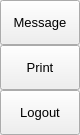
                 <widget class="QFrame" name="extraRightBox">
                  <property name="minimumSize">
                   <size>
                    <width>0</width>
                    <height>0</height>
                   </size>
                  </property>
                  <property name="maximumSize">
                   <size>
                    <width>0</width>
                    <height>16777215</height>
                   </size>
                  </property>
                  <property name="frameShape">
                   <enum>QFrame::Shape::NoFrame</enum>
                  </property>
                  <property name="frameShadow">
                   <enum>QFrame::Shadow::Raised</enum>
                  </property>
                  <layout class="QVBoxLayout" name="verticalLayout_7">
                   <property name="spacing">
                    <number>0</number>
                   </property>
                   <property name="leftMargin">
                    <number>0</number>
                   </property>
                   <property name="topMargin">
                    <number>0</number>
                   </property>
                   <property name="rightMargin">
                    <number>0</number>
                   </property>
                   <property name="bottomMargin">
                    <number>0</number>
                   </property>
                   <item>
                    <widget class="QFrame" name="themeSettingsTopDetail">
                     <property name="maximumSize">
                      <size>
                       <width>16777215</width>
                       <height>3</height>
                      </size>
                     </property>
                     <property name="frameShape">
                      <enum>QFrame::Shape::NoFrame</enum>
                     </property>
                     <property name="frameShadow">
                      <enum>QFrame::Shadow::Raised</enum>
                     </property>
                    </widget>
                   </item>
                   <item>
                    <widget class="QFrame" name="contentSettings">
                     <property name="frameShape">
                      <enum>QFrame::Shape::NoFrame</enum>
                     </property>
                     <property name="frameShadow">
                      <enum>QFrame::Shadow::Raised</enum>
                     </property>
                     <layout class="QVBoxLayout" name="verticalLayout_13">
                      <property name="spacing">
                       <number>0</number>
                      </property>
                      <property name="leftMargin">
                       <number>0</number>
                      </property>
                      <property name="topMargin">
                       <number>0</number>
                      </property>
                      <property name="rightMargin">
                       <number>0</number>
                      </property>
                      <property name="bottomMargin">
                       <number>0</number>
                      </property>
                      <item alignment="Qt::AlignmentFlag::AlignTop">
                       <widget class="QFrame" name="topMenus">
                        <property name="frameShape">
                         <enum>QFrame::Shape::NoFrame</enum>
                        </property>
                        <property name="frameShadow">
                         <enum>QFrame::Shadow::Raised</enum>
                        </property>
                        <layout class="QVBoxLayout" name="verticalLayout_14">
                         <property name="spacing">
                          <number>0</number>
                         </property>
                         <property name="leftMargin">
                          <number>0</number>
                         </property>
                         <property name="topMargin">
                          <number>0</number>
                         </property>
                         <property name="rightMargin">
                          <number>0</number>
                         </property>
                         <property name="bottomMargin">
                          <number>0</number>
                         </property>
                         <item>
                          <widget class="QPushButton" name="btn_message">
                           <property name="sizePolicy">
                            <sizepolicy hsizetype="Expanding" vsizetype="Fixed">
                             <horstretch>0</horstretch>
                             <verstretch>0</verstretch>
                            </sizepolicy>
                           </property>
                           <property name="minimumSize">
                            <size>
                             <width>0</width>
                             <height>45</height>
                            </size>
                           </property>
                           <property name="font">
                            <font>
                             <family>Segoe UI</family>
                             <pointsize>10</pointsize>
                             <italic>false</italic>
                             <bold>false</bold>
                            </font>
                           </property>
                           <property name="cursor">
                            <cursorShape>PointingHandCursor</cursorShape>
                           </property>
                           <property name="layoutDirection">
                            <enum>Qt::LayoutDirection::LeftToRight</enum>
                           </property>
                           <property name="styleSheet">
                            <string notr="true">background-image: url(:/icons/images/icons/cil-envelope-open.png);</string>
                           </property>
                           <property name="text">
                            <string>Message</string>
                           </property>
                          </widget>
                         </item>
                         <item>
                          <widget class="QPushButton" name="btn_print">
                           <property name="sizePolicy">
                            <sizepolicy hsizetype="Expanding" vsizetype="Fixed">
                             <horstretch>0</horstretch>
                             <verstretch>0</verstretch>
                            </sizepolicy>
                           </property>
                           <property name="minimumSize">
                            <size>
                             <width>0</width>
                             <height>45</height>
                            </size>
                           </property>
                           <property name="font">
                            <font>
                             <family>Segoe UI</family>
                             <pointsize>10</pointsize>
                             <italic>false</italic>
                             <bold>false</bold>
                            </font>
                           </property>
                           <property name="cursor">
                            <cursorShape>PointingHandCursor</cursorShape>
                           </property>
                           <property name="layoutDirection">
                            <enum>Qt::LayoutDirection::LeftToRight</enum>
                           </property>
                           <property name="styleSheet">
                            <string notr="true">background-image: url(:/icons/images/icons/cil-print.png);</string>
                           </property>
                           <property name="text">
                            <string>Print</string>
                           </property>
                          </widget>
                         </item>
                         <item>
                          <widget class="QPushButton" name="btn_logout">
                           <property name="sizePolicy">
                            <sizepolicy hsizetype="Expanding" vsizetype="Fixed">
                             <horstretch>0</horstretch>
                             <verstretch>0</verstretch>
                            </sizepolicy>
                           </property>
                           <property name="minimumSize">
                            <size>
                             <width>0</width>
                             <height>45</height>
                            </size>
                           </property>
                           <property name="font">
                            <font>
                             <family>Segoe UI</family>
                             <pointsize>10</pointsize>
                             <italic>false</italic>
                             <bold>false</bold>
                            </font>
                           </property>
                           <property name="cursor">
                            <cursorShape>PointingHandCursor</cursorShape>
                           </property>
                           <property name="layoutDirection">
                            <enum>Qt::LayoutDirection::LeftToRight</enum>
                           </property>
                           <property name="styleSheet">
                            <string notr="true">background-image: url(:/icons/images/icons/cil-account-logout.png);</string>
                           </property>
                           <property name="text">
                            <string>Logout</string>
                           </property>
                          </widget>
                         </item>
                        </layout>
                       </widget>
                      </item>
                     </layout>
                    </widget>
                   </item>
                  </layout>
                 </widget>
